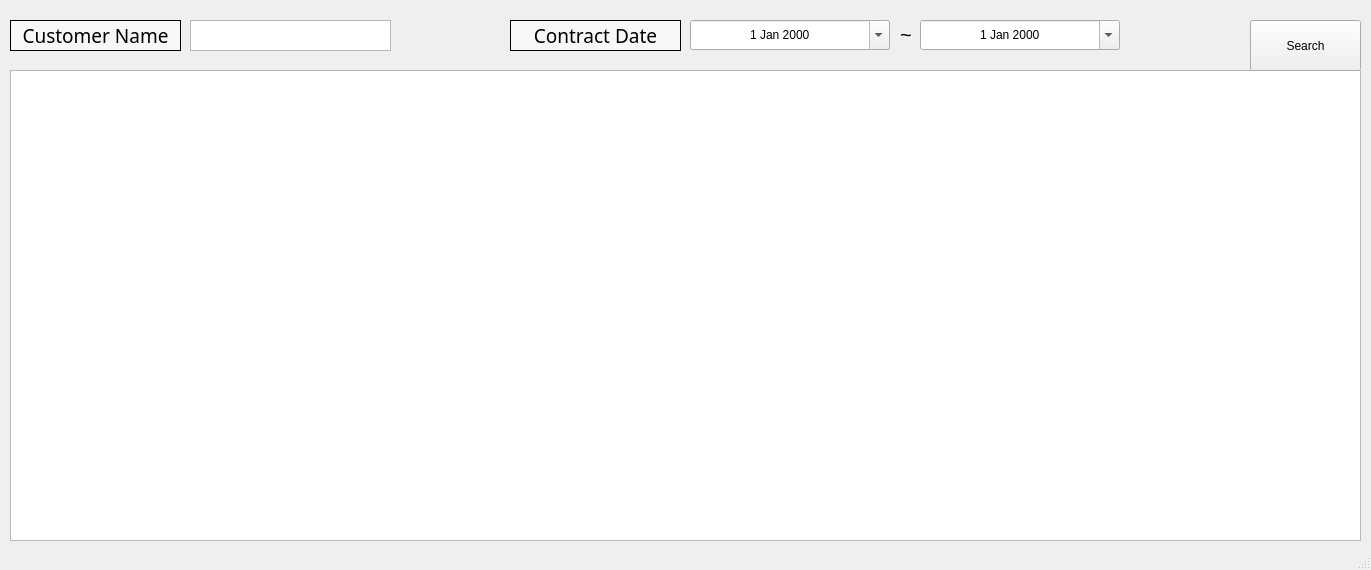
<?xml version="1.0" encoding="UTF-8"?>
<ui version="4.0">
 <class>mainWindow</class>
 <widget class="QMainWindow" name="mainWindow">
  <property name="geometry">
   <rect>
    <x>0</x>
    <y>0</y>
    <width>1371</width>
    <height>570</height>
   </rect>
  </property>
  <property name="windowTitle">
   <string>Collateral Search</string>
  </property>
  <widget class="QWidget" name="centralwidget">
   <widget class="QTableView" name="CollateralTable">
    <property name="geometry">
     <rect>
      <x>10</x>
      <y>70</y>
      <width>1351</width>
      <height>471</height>
     </rect>
    </property>
   </widget>
   <widget class="QPushButton" name="SearchButton">
    <property name="geometry">
     <rect>
      <x>1250</x>
      <y>20</y>
      <width>111</width>
      <height>51</height>
     </rect>
    </property>
    <property name="text">
     <string>Search</string>
    </property>
   </widget>
   <widget class="QDateEdit" name="StartDate">
    <property name="geometry">
     <rect>
      <x>690</x>
      <y>20</y>
      <width>200</width>
      <height>30</height>
     </rect>
    </property>
    <property name="minimumSize">
     <size>
      <width>200</width>
      <height>0</height>
     </size>
    </property>
    <property name="maximumSize">
     <size>
      <width>200</width>
      <height>16777215</height>
     </size>
    </property>
    <property name="mouseTracking">
     <bool>false</bool>
    </property>
    <property name="focusPolicy">
     <enum>Qt::TabFocus</enum>
    </property>
    <property name="autoFillBackground">
     <bool>false</bool>
    </property>
    <property name="locale">
     <locale language="English" country="UnitedStates"/>
    </property>
    <property name="frame">
     <bool>true</bool>
    </property>
    <property name="alignment">
     <set>Qt::AlignCenter</set>
    </property>
    <property name="buttonSymbols">
     <enum>QAbstractSpinBox::UpDownArrows</enum>
    </property>
    <property name="accelerated">
     <bool>false</bool>
    </property>
    <property name="correctionMode">
     <enum>QAbstractSpinBox::CorrectToPreviousValue</enum>
    </property>
    <property name="calendarPopup">
     <bool>true</bool>
    </property>
    <property name="date">
     <date>
      <year>2000</year>
      <month>1</month>
      <day>1</day>
     </date>
    </property>
   </widget>
   <widget class="QLabel" name="label_17">
    <property name="geometry">
     <rect>
      <x>510</x>
      <y>20</y>
      <width>171</width>
      <height>31</height>
     </rect>
    </property>
    <property name="font">
     <font>
      <family>Agency FB</family>
      <pointsize>14</pointsize>
     </font>
    </property>
    <property name="styleSheet">
     <string notr="true">background-color:rgb(247, 247, 247)</string>
    </property>
    <property name="frameShape">
     <enum>QFrame::Box</enum>
    </property>
    <property name="text">
     <string>Contract Date</string>
    </property>
    <property name="alignment">
     <set>Qt::AlignCenter</set>
    </property>
   </widget>
   <widget class="QLabel" name="label_4">
    <property name="geometry">
     <rect>
      <x>900</x>
      <y>19</y>
      <width>16</width>
      <height>31</height>
     </rect>
    </property>
    <property name="font">
     <font>
      <pointsize>15</pointsize>
     </font>
    </property>
    <property name="text">
     <string>~</string>
    </property>
   </widget>
   <widget class="QLabel" name="label_16">
    <property name="geometry">
     <rect>
      <x>10</x>
      <y>20</y>
      <width>171</width>
      <height>31</height>
     </rect>
    </property>
    <property name="font">
     <font>
      <family>Agency FB</family>
      <pointsize>14</pointsize>
     </font>
    </property>
    <property name="styleSheet">
     <string notr="true">background-color:rgb(247, 247, 247)</string>
    </property>
    <property name="frameShape">
     <enum>QFrame::Box</enum>
    </property>
    <property name="text">
     <string>Customer Name</string>
    </property>
    <property name="alignment">
     <set>Qt::AlignCenter</set>
    </property>
   </widget>
   <widget class="QTextEdit" name="CustomerName">
    <property name="geometry">
     <rect>
      <x>190</x>
      <y>20</y>
      <width>201</width>
      <height>31</height>
     </rect>
    </property>
   </widget>
   <widget class="QDateEdit" name="LastDate">
    <property name="geometry">
     <rect>
      <x>920</x>
      <y>20</y>
      <width>200</width>
      <height>30</height>
     </rect>
    </property>
    <property name="minimumSize">
     <size>
      <width>200</width>
      <height>0</height>
     </size>
    </property>
    <property name="maximumSize">
     <size>
      <width>200</width>
      <height>16777215</height>
     </size>
    </property>
    <property name="mouseTracking">
     <bool>false</bool>
    </property>
    <property name="focusPolicy">
     <enum>Qt::TabFocus</enum>
    </property>
    <property name="autoFillBackground">
     <bool>false</bool>
    </property>
    <property name="locale">
     <locale language="English" country="UnitedStates"/>
    </property>
    <property name="frame">
     <bool>true</bool>
    </property>
    <property name="alignment">
     <set>Qt::AlignCenter</set>
    </property>
    <property name="buttonSymbols">
     <enum>QAbstractSpinBox::UpDownArrows</enum>
    </property>
    <property name="accelerated">
     <bool>false</bool>
    </property>
    <property name="correctionMode">
     <enum>QAbstractSpinBox::CorrectToPreviousValue</enum>
    </property>
    <property name="calendarPopup">
     <bool>true</bool>
    </property>
    <property name="date">
     <date>
      <year>2000</year>
      <month>1</month>
      <day>1</day>
     </date>
    </property>
   </widget>
  </widget>
  <widget class="QStatusBar" name="statusbar"/>
 </widget>
 <resources/>
 <connections/>
</ui>
